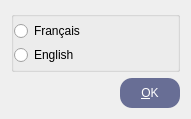
<?xml version="1.0" encoding="UTF-8"?>
<ui version="4.0">
 <class>ChoixLangue</class>
 <widget class="QWidget" name="ChoixLangue">
  <property name="geometry">
   <rect>
    <x>0</x>
    <y>0</y>
    <width>191</width>
    <height>119</height>
   </rect>
  </property>
  <property name="sizePolicy">
   <sizepolicy hsizetype="Preferred" vsizetype="MinimumExpanding">
    <horstretch>0</horstretch>
    <verstretch>0</verstretch>
   </sizepolicy>
  </property>
  <property name="windowTitle">
   <string>Langue</string>
  </property>
  <layout class="QGridLayout" name="gridLayout">
   <item row="0" column="0">
    <widget class="QGroupBox" name="groupBox">
     <property name="sizePolicy">
      <sizepolicy hsizetype="Preferred" vsizetype="MinimumExpanding">
       <horstretch>0</horstretch>
       <verstretch>0</verstretch>
      </sizepolicy>
     </property>
     <property name="title">
      <string/>
     </property>
     <layout class="QVBoxLayout" name="verticalLayout">
      <property name="spacing">
       <number>0</number>
      </property>
      <property name="leftMargin">
       <number>0</number>
      </property>
      <property name="topMargin">
       <number>0</number>
      </property>
      <property name="rightMargin">
       <number>4</number>
      </property>
      <property name="bottomMargin">
       <number>0</number>
      </property>
      <item>
       <widget class="QRadioButton" name="rbFrancais">
        <property name="text">
         <string>Français</string>
        </property>
       </widget>
      </item>
      <item>
       <widget class="QRadioButton" name="rbEnglish">
        <property name="text">
         <string>English</string>
        </property>
       </widget>
      </item>
     </layout>
     <zorder>rbEnglish</zorder>
     <zorder>rbFrancais</zorder>
    </widget>
   </item>
   <item row="1" column="0">
    <layout class="QHBoxLayout" name="horizontalLayout">
     <property name="sizeConstraint">
      <enum>QLayout::SetFixedSize</enum>
     </property>
     <item>
      <spacer name="horizontalSpacer_4">
       <property name="orientation">
        <enum>Qt::Horizontal</enum>
       </property>
       <property name="sizeHint" stdset="0">
        <size>
         <width>20</width>
         <height>20</height>
        </size>
       </property>
      </spacer>
     </item>
     <item>
      <widget class="QPushButton" name="pB_OK">
       <property name="minimumSize">
        <size>
         <width>60</width>
         <height>30</height>
        </size>
       </property>
       <property name="toolTip">
        <string>Validate choice</string>
       </property>
       <property name="styleSheet">
        <string notr="true">background-color:rgb(104,110,149);
color :white;
border-radius : 12px

</string>
       </property>
       <property name="text">
        <string>&amp;OK</string>
       </property>
       <property name="shortcut">
        <string/>
       </property>
       <property name="autoDefault">
        <bool>true</bool>
       </property>
       <property name="default">
        <bool>true</bool>
       </property>
      </widget>
     </item>
    </layout>
   </item>
  </layout>
 </widget>
 <resources/>
 <connections/>
</ui>
